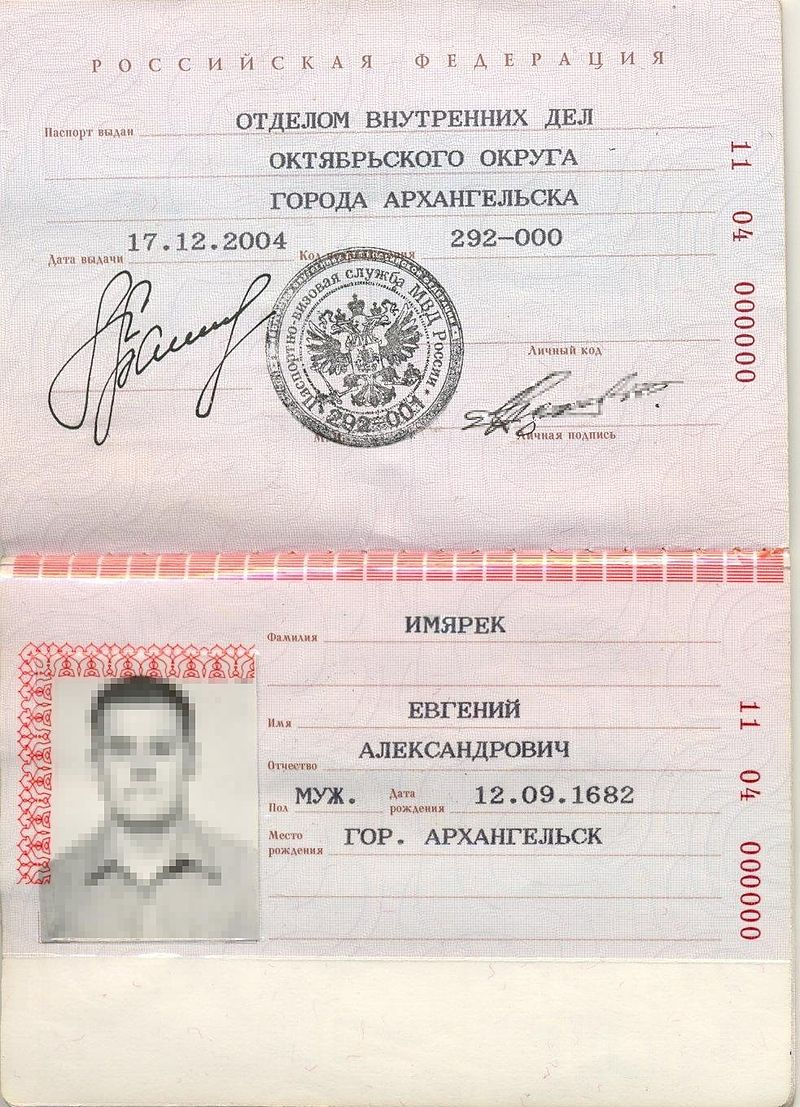
#> input picture test-data/imyarek.jpg, 800 x 1107 px
$ python -i image_processing.py   (imports and definitions only)
#> lines starting #> are read from the running program, lines starting #| are printed output that depends on the picture; after the words box and inside, x2 and y2 are one past the last pixel; in counts of white or black regions, pixels touching at a corner belong together
import numpy as np
import imutils
from imutils import contours
import cv2
import uuid

class Passport:

    # Путь до оригинального изображения.
    filePath = False

    # Путь до файлов с именем, фамилией, отчеством.
    nameFilePath = False
    surnameFilePath = False
    patronymicFilePath = False

    # Минимальное соотношение ширины к высоте рамки для фото.
    PHOTO_MIN_RATIO = 0.7

    # Минимальное соотношение длины к высоте красной линии,
    # которая разграничивает пасспорт на 2 части.
    LINE_SEPARATOR_MIN_RATIO = 8

    # Отступ по краям для результирующего изображения.
    # Если вырезать название вприктык, то распознавание будет плохое или
    # вовсе будет ошибка наподобие "Weak margin".
    RESULT_IMAGE_NAME_MARGIN = 3

    # Параметры для уменьшенного изображения
    RESIZED_IMAGE_HEIGHT = 600
    RESIZED_IMAGE_PHOTO_MIN_HEIGHT = 50
    RESIZED_IMAGE_PHOTO_MIN_WIDTH = 50
    RESIZED_IMAGE_NAME_MIN_WIDTH = 6
    RESIZED_IMAGE_NAME_MIN_HEIGHT = 3
    RESIZED_IMAGE_NAME_MAX_HEIGHT = 16
    RESIZED_IMAGE_NAME_MIN_X = 10
    RESIZED_IMAGE_NAME_MIN_RIHGTH_INDENT = 45

    # Расширение для создаваемых файлов.
    RESULT_IMAGES_EXTENSION = 'png'
    # Папку для сохранения изображений.
    RESULT_IMAGES_FOLDER = '/tmp'

    def __init__(self, filePath):
        self.filePath = filePath

    # Нахождение ФИО на изображении.
    # true - если найдено ФИО. Иначе false.
    def processFullName(self):
        image = cv2.imread(self.filePath)
#> image is the input picture: shape (1107, 800, 3); mean B, G, R 210.9, 214.2, 224.7

        image = self.makeCorrectOrientation(image)
        if (image is None):
            return False

        return self.processFullNameInternal(image)

    # Приводим изображение к правильной ориентации через последовательные повороты на 90 градусов.
    def makeCorrectOrientation(self, origImage):
        resizedImage = imutils.resize(origImage.copy(), height=self.RESIZED_IMAGE_HEIGHT)

        for degree in [0, 90, 180, 270]:
            rotatedImage = imutils.rotate_bound(resizedImage, degree)
            if (self.isRightOrientation(rotatedImage)):
                return imutils.rotate_bound(origImage, degree)
#> this loop made 1 pass
#> (lineSeparatorInfo in isRightOrientation, lineSeparatorRatio in isRightOrientation) on pass 1: ({'x': 0, 'y': 294, 'w': 433, 'h': 27}, 16.04)
#> pass 1, in getRedImage, `redRange1 = cv2.inRange(hsvImage, np.array([0, 70, 50]), np.array([10,..`:
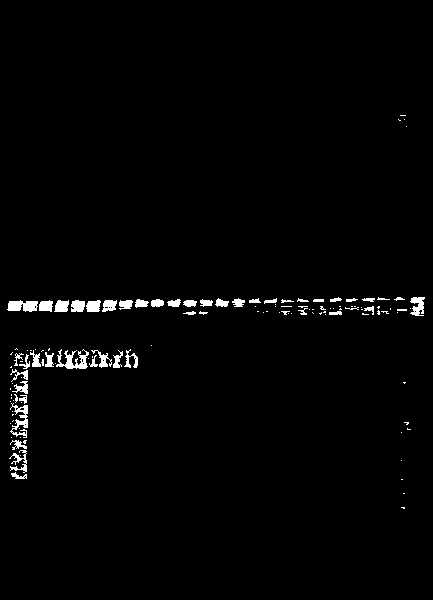
#> redRange1: shape (600, 433); 1.7% white; 126 white regions (80 under 20 px), largest, box (x1, y1, x2, y2) and area: (56, 349, 89, 369) 319, (7, 300, 38, 312) 277, (10, 403, 28, 438) 269
#> pass 1, in getRedImage, `redRange3 = cv2.inRange(hsvImage, np.array([160, 100, 100]), np.array(..`:
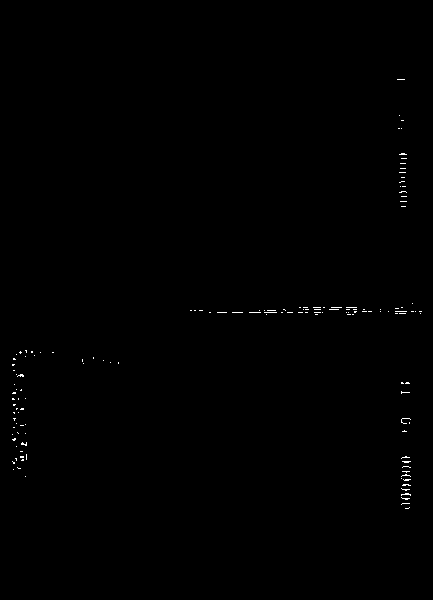
#> redRange3: shape (600, 433); 0.26% white in thin lines or dots, all inside (x1, y1, x2, y2) = (12, 79, 422, 509)

        return None

    # Правильная ли ориентация у изображения.
    # Основываемся на красной линии посередине паспорта и рамки для фото.
    def isRightOrientation(self, image):
        lineSeparatorInfo = self.getLineSeparatorInfo(image)
        if (lineSeparatorInfo is None):
            return False

        lineSeparatorRatio = lineSeparatorInfo['w'] / float(lineSeparatorInfo['h'])
        if (lineSeparatorRatio < self.LINE_SEPARATOR_MIN_RATIO):
            return False

        photoInfo = self.getPhotoInfo(image)
        if (photoInfo is None):
            return False

        # Рамка для фото должна быть ниже красной линии.
        return True if photoInfo['minY'] > lineSeparatorInfo['y'] else False

    # Нахождение красной линии посередине паспорта.
    # Если линия найдена, возвращается информация о ней в виде {x,y,w,h}, иначе None.
    def getLineSeparatorInfo(self, resizedImage):
        redImage = self.getRedImage(resizedImage)
#> in getRedImage (call 3), `redImage = cv2.bitwise_or(redRange1, redRange2)`: redImage: shape (600, 433); 2.5% white; 99 white regions (41 under 20 px), largest, box (x1, y1, x2, y2) and area: (10, 381, 28, 450) 677, (10, 348, 56, 382) 525, (56, 349, 90, 369) 340

        widthKernel = cv2.getStructuringElement(cv2.MORPH_RECT, (25, 2))
        redModifiedImage = cv2.dilate(redImage, widthKernel)

        heightKernel = cv2.getStructuringElement(cv2.MORPH_RECT, (2, 8))
        redModifiedImage = cv2.dilate(redModifiedImage, heightKernel)

        imageContours = cv2.findContours(redModifiedImage.copy(), cv2.RETR_EXTERNAL, cv2.CHAIN_APPROX_SIMPLE)
        imageContours = imutils.grab_contours(imageContours)

        lineContourInfo = None
        contourMaxWidth = 0
        for c in imageContours:
            (x, y, w, h) = cv2.boundingRect(c)
            if (w > contourMaxWidth):
                contourMaxWidth = w
                lineContourInfo = {'x': x, 'y': y, 'w': w, 'h': h}

        return lineContourInfo

    # Нахождение рамки для фото.
    # Если фото найдено, возвращается информация о ней в виде {minX,maxX,minY,maxY}, иначе None
    def getPhotoInfo(self, resizedImage):
        redImage = self.getRedImage(resizedImage)

        squareKernel = cv2.getStructuringElement(cv2.MORPH_RECT, (5, 5))
        redModifiedImage = cv2.dilate(redImage, squareKernel)

        imageContours = cv2.findContours(redModifiedImage.copy(), cv2.RETR_EXTERNAL, cv2.CHAIN_APPROX_SIMPLE)
        imageContours = imutils.grab_contours(imageContours)

        photoInfo = None
        maxContourWidth = 0;

        for c in imageContours:
            maxInColumns = np.amax(c, axis=0)
            minInColumns = np.amin(c, axis=0)

            # Пример формата: [[25 631]]
            height = maxInColumns[0][0] - minInColumns[0][0]
            width = maxInColumns[0][1] - minInColumns[0][1]
            ratio = width / height if width < height else height / width

            if height > self.RESIZED_IMAGE_PHOTO_MIN_HEIGHT and \
                width > self.RESIZED_IMAGE_PHOTO_MIN_WIDTH and \
                ratio > self.PHOTO_MIN_RATIO and \
                width > maxContourWidth:
                    maxContourWidth = width

                    photoInfo = {
                        'minX': minInColumns[0][0],
                        'maxX': maxInColumns[0][0],
                        'minY': minInColumns[0][1],
                        'maxY': maxInColumns[0][1]
                    }

        return photoInfo

    # Получение только красной части на изображении
    def getRedImage(self, image):
        hsvImage = cv2.cvtColor(image, cv2.COLOR_BGR2HSV)

        redRange1 = cv2.inRange(hsvImage, np.array([0, 70, 50]), np.array([10, 255, 255]))
        redRange2 = cv2.inRange(hsvImage, np.array([170, 70, 50]), np.array([180, 255, 255]))
        redRange3 = cv2.inRange(hsvImage, np.array([160, 100, 100]), np.array([179, 255, 255]))

        redImage = cv2.bitwise_or(redRange1, redRange2)
        redImage = cv2.bitwise_or(redImage, redRange3)

        return redImage

    # Нахождение ФИО на изображении, которое уже находится в правильной ориентации,
    # имеет серединную красную линию и рамку для фото.
    def processFullNameInternal(self, origImage):
        resizedImage = imutils.resize(origImage.copy(), height=self.RESIZED_IMAGE_HEIGHT)

        lineSeparatorInfo = self.getLineSeparatorInfo(resizedImage)
#> in getLineSeparatorInfo (call 2), `redModifiedImage = cv2.dilate(redImage, widthKernel)`: redModifiedImage: shape (600, 433); 7.1% white; 25 white regions, largest, box (x1, y1, x2, y2) and area: (0, 348, 150, 480) 7369, (0, 297, 433, 317) 6648, (389, 466, 424, 482) 531
#> in getLineSeparatorInfo (call 2), `redModifiedImage = cv2.dilate(redModifiedImage, heightKernel)`: redModifiedImage: shape (600, 433); 10.2% white; 8 white regions, largest, box (x1, y1, x2, y2) and area: (0, 294, 433, 321) 10189, (0, 342, 165, 484) 8815, (389, 453, 425, 515) 2200
#> the loop in getLineSeparatorInfo (call 2), `for c in imageContours:` made 8 passes
#> (x, y, w, h, contourMaxWidth) on passes 1, 4, 5: (389, 453, 36, 62, 36), (0, 342, 165, 142, 165), (0, 294, 433, 27, 433)
#> (x, y, w, h) on passes 2, 3, 6, 7, 8: (388, 414, 36, 24), (388, 378, 36, 22), (386, 150, 36, 62), (385, 112, 35, 22), (384, 75, 35, 20)
#> lineSeparatorInfo = {'x': 0, 'y': 294, 'w': 433, 'h': 27}
        photoInfo = self.getPhotoInfo(resizedImage)
#> in getPhotoInfo (call 2), `redModifiedImage = cv2.dilate(redImage, squareKernel)`:
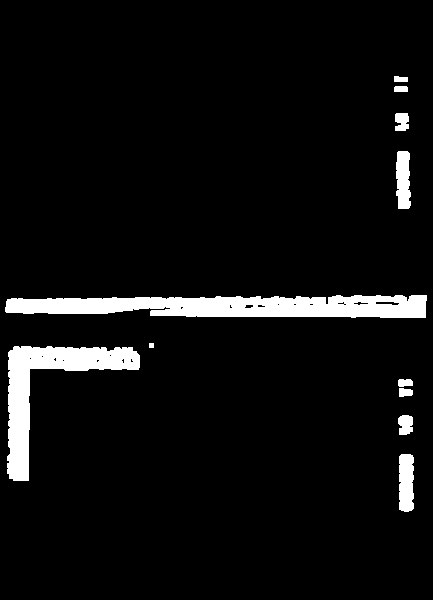
#> redModifiedImage: shape (600, 433); 5.9% white; 11 white regions, largest, box (x1, y1, x2, y2) and area: (5, 295, 427, 318) 7568, (7, 346, 140, 481) 5216, (399, 454, 414, 512) 811
#> the loop in getPhotoInfo (call 2), `for c in imageContours:` made 11 passes
#> (maxInColumns, minInColumns, height, width, ratio, maxContourWidth, photoInfo) on pass 5: ([[139, 480]], [[7, 346]], 132, 134, 0.985, 134, {'minX': 7, 'maxX': 139, 'minY': 346, 'maxY': 480})
#> (maxInColumns, minInColumns, height, width, ratio) on passes 1, 2, 3, 4, 7, 8: ([[413, 511]], [[399, 454]], 14, 57, 0.246), ([[412, 434]], [[398, 415]], 14, 19, 0.737), ([[412, 396]], [[399, 388]], 13, 8, 0.615), ([[412, 386]], [[398, 379]], 14, 7, 0.5), ([[426, 317]], [[5, 295]], 421, 22, 0.0523), ([[410, 208]], [[396, 151]], 14, 57, 0.246)
#> after the loop in getPhotoInfo (call 2), `for c in imageContours:`: maxContourWidth = 134
#> photoInfo = {'minX': 7, 'maxX': 139, 'minY': 346, 'maxY': 480}

        fullNameMinX = photoInfo['maxX']
#> fullNameMinX = 139
        fullNameMaxX = lineSeparatorInfo['x'] + lineSeparatorInfo['w']
#> fullNameMaxX = 433
        fullNameMinY = lineSeparatorInfo['y'] + lineSeparatorInfo['h']
#> fullNameMinY = 321
        fullNameMaxY = photoInfo['maxY']
#> fullNameMaxY = 480

        # Вырезаем часть, где находится ФИО: ниже красной линии, и правее рамки для фото.
        fullNameImage = resizedImage[fullNameMinY:fullNameMaxY, fullNameMinX:fullNameMaxX]
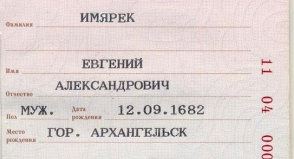
#> fullNameImage: shape (159, 294, 3); mean B, G, R 209.5, 211.5, 222.6

        fullNameModifiedImage = cv2.cvtColor(fullNameImage, cv2.COLOR_BGR2GRAY)
        fullNameModifiedImage = cv2.threshold(fullNameModifiedImage, 0, 255, cv2.THRESH_BINARY_INV | cv2.THRESH_OTSU)[1]
#> fullNameModifiedImage: shape (159, 294); 5.8% white in thin lines or dots, all inside (x1, y1, x2, y2) = (6, 13, 273, 159)

        rectKernel = cv2.getStructuringElement(cv2.MORPH_RECT, (4, 3))
        fullNameModifiedImage = cv2.morphologyEx(fullNameModifiedImage, cv2.MORPH_CLOSE, rectKernel)
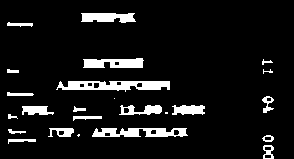
#> fullNameModifiedImage: shape (159, 294); 8.7% white; 24 white regions (3 under 20 px)

        imageContours = cv2.findContours(fullNameModifiedImage.copy(), cv2.RETR_EXTERNAL, cv2.CHAIN_APPROX_SIMPLE)
#> imageContours = 24 contours, 6 with area under 20; largest, box (x1, y1, x2, y2) and area: (56, 81, 170, 92) 775, (92, 128, 188, 137) 566, (83, 58, 144, 68) 428, (81, 13, 136, 23) 370, (119, 105, 162, 115) 232
        imageContours = imutils.grab_contours(imageContours)

        (sortedContours, boundingBoxes) = contours.sort_contours(imageContours, method="top-to-bottom")
#> sortedContours has the same summary as imageContours; boundingBoxes = 24 items, first 6: (81, 13, 55, 10), (7, 22, 26, 5), (83, 58, 61, 10), (262, 59, 11, 6), (263, 69, 10, 5), (7, 69, 12, 4)
        countNameContours = 0

        origImageRatio = origImage.shape[0] / float(self.RESIZED_IMAGE_HEIGHT)
#> origImageRatio = 1.84

        for с in sortedContours:
            (x, y, w, h) = cv2.boundingRect(с)

            if w > self.RESIZED_IMAGE_NAME_MIN_WIDTH and \
                h > self.RESIZED_IMAGE_NAME_MIN_HEIGHT and \
                h < self.RESIZED_IMAGE_NAME_MAX_HEIGHT and \
                x > self.RESIZED_IMAGE_NAME_MIN_X and \
                fullNameImage.shape[1] - x > self.RESIZED_IMAGE_NAME_MIN_RIHGTH_INDENT:
                    countNameContours = countNameContours + 1

                    origImageCut = origImage[
                        int(((y + fullNameMinY - self.RESULT_IMAGE_NAME_MARGIN) * origImageRatio)):int(((y + h + fullNameMinY + self.RESULT_IMAGE_NAME_MARGIN) * origImageRatio)),
                        int(((x + fullNameMinX - self.RESULT_IMAGE_NAME_MARGIN) * origImageRatio)):int(((x + w + fullNameMinX + self.RESULT_IMAGE_NAME_MARGIN) * origImageRatio))
                    ]

                    filePath = self.getUniqueFilePath()
                    cv2.imwrite(filePath, origImageCut)

                    if (countNameContours == 1):
                        self.surnameFilePath = filePath
                    elif (countNameContours == 2):
                        self.nameFilePath = filePath
                    elif (countNameContours == 3):
                        self.patronymicFilePath = filePath

                    if (countNameContours == 3) :
                        break
#> this loop made 7 passes
#> pass 1, in processFullNameInternal, `origImageCut = origImage[ int(((y + fullNameMinY - self.RESULT_IMAGE_N..`:
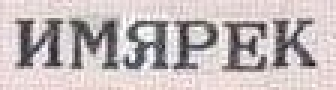
#> origImageCut: shape (30, 112, 3) (shown 3 times larger); mean B, G, R 185.9, 185.5, 195.2
#> pass 3, in processFullNameInternal, `origImageCut = origImage[ int(((y + fullNameMinY - self.RESULT_IMAGE_N..`:
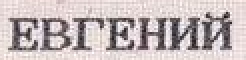
#> origImageCut: shape (30, 123, 3) (shown 2 times larger); mean B, G, R 185, 184.5, 195.4
#> after the loop, countNameContours = 3

        return True if countNameContours == 3 else False


    def getProcessedNameFilePaths(self):
        return self.getProcessedImagesVariants(self.nameFilePath)

    def getProcessedSurnameFilePaths(self):
        return self.getProcessedImagesVariants(self.surnameFilePath)

    def getProcessedPatronymicFilePaths(self):
        return self.getProcessedImagesVariants(self.patronymicFilePath)

    # Обработка изображения для улучшенного распознавания
    # Возвращается массив путей для преобразованных файлов
    def getProcessedImagesVariants(self, filePath):
        image = cv2.imread(filePath)
        grayscaled = cv2.cvtColor(image, cv2.COLOR_BGR2GRAY)
        blurred = cv2.GaussianBlur(grayscaled, (5, 5), 0)

        otsuThreshold = cv2.threshold(blurred, 0, 255, cv2.THRESH_BINARY | cv2.THRESH_OTSU)[1]
        otsuThresholdFilePath = self.getUniqueFilePath()
        cv2.imwrite(otsuThresholdFilePath, otsuThreshold)

        customThreshold = cv2.threshold(blurred, 170, 255, cv2.THRESH_BINARY)[1]
        customThresholdFilePath = self.getUniqueFilePath()
        cv2.imwrite(customThresholdFilePath, customThreshold)

        customThreshold2 = cv2.threshold(blurred, 140, 255, cv2.THRESH_BINARY)[1]
        customThresholdFilePath2 = self.getUniqueFilePath()
        cv2.imwrite(customThresholdFilePath2, customThreshold2)

        return [otsuThresholdFilePath, customThresholdFilePath, customThresholdFilePath2]

    def getUniqueFilePath(self):
        return self.RESULT_IMAGES_FOLDER + '/' + str(uuid.uuid4()) + '.' + self.RESULT_IMAGES_EXTENSION

>>> result = Passport('../../test-data/imyarek.jpg').processFullName()
#> result = True
